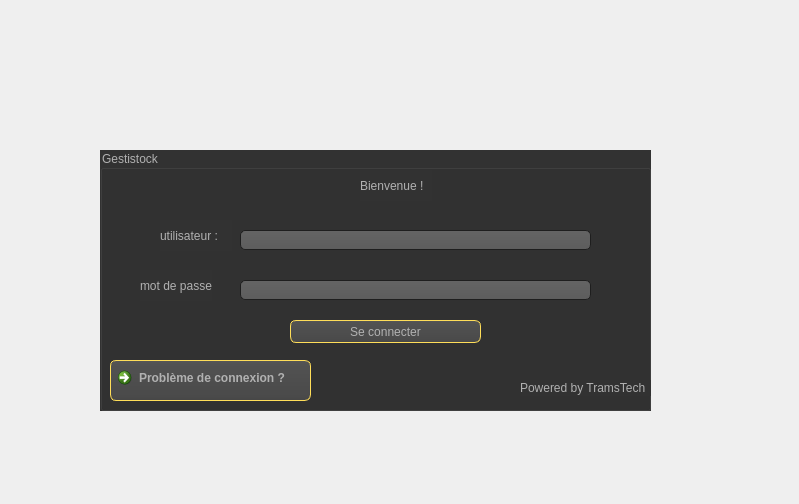
<?xml version="1.0" encoding="UTF-8"?>
<ui version="4.0">
 <class>menu</class>
 <widget class="QDialog" name="menu">
  <property name="geometry">
   <rect>
    <x>0</x>
    <y>0</y>
    <width>799</width>
    <height>504</height>
   </rect>
  </property>
  <property name="windowTitle">
   <string>Fenêtre de connexion</string>
  </property>
  <property name="windowIcon">
   <iconset resource="resources.qrc">
    <normaloff>:/new/prefix1/charte_graphique/icon.gif</normaloff>:/new/prefix1/charte_graphique/icon.gif</iconset>
  </property>
  <widget class="QGroupBox" name="groupBox">
   <property name="geometry">
    <rect>
     <x>100</x>
     <y>150</y>
     <width>551</width>
     <height>261</height>
    </rect>
   </property>
   <property name="styleSheet">
    <string notr="true">QToolTip
{
     border: 1px solid black;
     background-color: #ffa02f;
     padding: 1px;
     border-radius: 3px;
     opacity: 100;
}

QWidget
{
    color: #b1b1b1;
    background-color: #323232;
}

QWidget:item:hover
{
    background-color: QLinearGradient( x1: 0, y1: 0, x2: 0, y2: 1, stop: 0 #ffa02f, stop: 1 #ca0619);
    color: #ffde59;
}

QWidget:item:selected
{
    background-color: QLinearGradient( x1: 0, y1: 0, x2: 0, y2: 1, stop: 0 #ffde59, stop: 1 #ffde59);
}

QMenuBar::item
{
    background: transparent;
}

QMenuBar::item:selected
{
    background: transparent;
    border: 1px solid #ffaa00;
}

QMenuBar::item:pressed
{
    background: #ffde59;
    border: 1px solid #000;
    background-color: QLinearGradient(
        x1:0, y1:0,
        x2:0, y2:1,
        stop:1 #212121,
        stop:0.4 #343434/*,
        stop:0.2 #343434,
        stop:0.1 #ffaa00*/
    );
    margin-bottom:-1px;
    padding-bottom:1px;
}

QMenu
{
    border: 1px solid #000;
}

QMenu::item
{
    padding: 2px 20px 2px 20px;
}

QMenu::item:selected
{
    color: #000000;
}

QWidget:disabled
{
    color: #404040;
    background-color: #323232;
}

QAbstractItemView
{
    background-color: QLinearGradient( x1: 0, y1: 0, x2: 0, y2: 1, stop: 0 #4d4d4d, stop: 0.1 #646464, stop: 1 #5d5d5d);
}

QWidget:focus
{
    /*border: 2px solid QLinearGradient( x1: 0, y1: 0, x2: 0, y2: 1, stop: 0 #ffa02f, stop: 1 #d7801a);*/
}

QLineEdit
{
    background-color: QLinearGradient( x1: 0, y1: 0, x2: 0, y2: 1, stop: 0 #4d4d4d, stop: 0 #646464, stop: 1 #5d5d5d);
    padding: 1px;
    border-style: solid;
    border: 1px solid #1e1e1e;
    border-radius: 5;
}

QPushButton
{
    color: #b1b1b1;
    background-color: QLinearGradient( x1: 0, y1: 0, x2: 0, y2: 1, stop: 0 #565656, stop: 0.1 #525252, stop: 0.5 #4e4e4e, stop: 0.9 #4a4a4a, stop: 1 #464646);
    border-width: 1px;
    border-color: #ffde59;
    border-style: solid;
    border-radius: 6;
    padding: 3px;
    font-size: 12px;
    padding-left: 5px;
    padding-right: 5px;
}

QPushButton:pressed
{
    background-color: QLinearGradient( x1: 0, y1: 0, x2: 0, y2: 1, stop: 0 #2d2d2d, stop: 0.1 #2b2b2b, stop: 0.5 #292929, stop: 0.9 #282828, stop: 1 #252525);
}

QComboBox
{
    selection-background-color: #ffaa00;
    background-color: QLinearGradient( x1: 0, y1: 0, x2: 0, y2: 1, stop: 0 #565656, stop: 0.1 #525252, stop: 0.5 #4e4e4e, stop: 0.9 #4a4a4a, stop: 1 #464646);
    border-style: solid;
    border: 1px solid #1e1e1e;
    border-radius: 5;
}

QComboBox:hover,QPushButton:hover
{
    border: 2px solid QLinearGradient( x1: 0, y1: 0, x2: 0, y2: 1, stop: 0 #ffa02f, stop: 1 #d7801a);
}


QComboBox:on
{
    padding-top: 3px;
    padding-left: 4px;
    background-color: QLinearGradient( x1: 0, y1: 0, x2: 0, y2: 1, stop: 0 #2d2d2d, stop: 0.1 #2b2b2b, stop: 0.5 #292929, stop: 0.9 #282828, stop: 1 #252525);
    selection-background-color: #ffaa00;
}

QComboBox QAbstractItemView
{
    border: 2px solid darkgray;
    selection-background-color: QLinearGradient( x1: 0, y1: 0, x2: 0, y2: 1, stop: 0 #ffa02f, stop: 1 #d7801a);
}

QComboBox::drop-down
{
     subcontrol-origin: padding;
     subcontrol-position: top right;
     width: 15px;

     border-left-width: 0px;
     border-left-color: darkgray;
     border-left-style: solid; /* just a single line */
     border-top-right-radius: 3px; /* same radius as the QComboBox */
     border-bottom-right-radius: 3px;
 }

QComboBox::down-arrow
{
     image: url(:/down_arrow.png);
}

QGroupBox:focus
{
border: 2px solid QLinearGradient( x1: 0, y1: 0, x2: 0, y2: 1, stop: 0 #ffa02f, stop: 1 #d7801a);
}

QTextEdit:focus
{
    border: 2px solid QLinearGradient( x1: 0, y1: 0, x2: 0, y2: 1, stop: 0 #ffa02f, stop: 1 #d7801a);
}

QScrollBar:horizontal {
     border: 1px solid #222222;
     background: QLinearGradient( x1: 0, y1: 0, x2: 0, y2: 1, stop: 0.0 #ffde59, stop: 0.2 #ffde59, stop: 1 #ffde59);
     height: 7px;
     margin: 0px 16px 0 16px;
}

QScrollBar::handle:horizontal
{
      background: QLinearGradient( x1: 0, y1: 0, x2: 1, y2: 0, stop: 0 #ffde59, stop: 0.5 #ffde59, stop: 1 #ffde59);
      min-height: 20px;
      border-radius: 2px;
}

QScrollBar::add-line:horizontal {
      border: 1px solid #1b1b19;
      border-radius: 2px;
      background: QLinearGradient( x1: 0, y1: 0, x2: 1, y2: 0, stop: 0 #ffde59, stop: 1 #ffde59);
      width: 14px;
      subcontrol-position: right;
      subcontrol-origin: margin;
}

QScrollBar::sub-line:horizontal {
      border: 1px solid #1b1b19;
      border-radius: 2px;
      background: QLinearGradient( x1: 0, y1: 0, x2: 1, y2: 0, stop: 0 #ffa02f, stop: 1 #d7801a);
      width: 14px;
     subcontrol-position: left;
     subcontrol-origin: margin;
}

QScrollBar::right-arrow:horizontal, QScrollBar::left-arrow:horizontal
{
      border: 1px solid black;
      width: 1px;
      height: 1px;
      background: white;
}

QScrollBar::add-page:horizontal, QScrollBar::sub-page:horizontal
{
      background: none;
}

QScrollBar:vertical
{
      background: QLinearGradient( x1: 0, y1: 0, x2: 1, y2: 0, stop: 0.0 #ffde59, stop: 0.2 #282828, stop: 1 #484848);
      width: 7px;
      margin: 16px 0 16px 0;
      border: 1px solid #222222;
}

QScrollBar::handle:vertical
{
      background: QLinearGradient( x1: 0, y1: 0, x2: 0, y2: 1, stop: 0 #ffde59, stop: 0.5 #d7801a, stop: 1 #ffde59);
      min-height: 20px;
      border-radius: 2px;
}

QScrollBar::add-line:vertical
{
      border: 1px solid #1b1b19;
      border-radius: 2px;
      background: QLinearGradient( x1: 0, y1: 0, x2: 0, y2: 1, stop: 0 #ffde59, stop: 1 #ffde59);
      height: 14px;
      subcontrol-position: bottom;
      subcontrol-origin: margin;
}

QScrollBar::sub-line:vertical
{
      border: 1px solid #1b1b19;
      border-radius: 2px;
      background: QLinearGradient( x1: 0, y1: 0, x2: 0, y2: 1, stop: 0 #ffde59, stop: 1 #ffde59);
      height: 14px;
      subcontrol-position: top;
      subcontrol-origin: margin;
}

QScrollBar::up-arrow:vertical, QScrollBar::down-arrow:vertical
{
      border: 1px solid black;
      width: 1px;
      height: 1px;
      background: white;
}


QScrollBar::add-page:vertical, QScrollBar::sub-page:vertical
{
      background: none;
}

QTextEdit
{
    background-color: #242424;
}

QPlainTextEdit
{
    background-color: #242424;
}

QHeaderView::section
{
    background-color: QLinearGradient(x1:0, y1:0, x2:0, y2:1, stop:0 #616161, stop: 0.5 #505050, stop: 0.6 #434343, stop:1 #656565);
    color: white;
    padding-left: 4px;
    border: 1px solid #6c6c6c;
}

QCheckBox:disabled
{
color: #414141;
}

QDockWidget::title
{
    text-align: center;
    spacing: 3px; /* spacing between items in the tool bar */
    background-color: QLinearGradient(x1:0, y1:0, x2:0, y2:1, stop:0 #323232, stop: 0.5 #242424, stop:1 #323232);
}

QDockWidget::close-button, QDockWidget::float-button
{
    text-align: center;
    spacing: 1px; /* spacing between items in the tool bar */
    background-color: QLinearGradient(x1:0, y1:0, x2:0, y2:1, stop:0 #323232, stop: 0.5 #242424, stop:1 #323232);
}

QDockWidget::close-button:hover, QDockWidget::float-button:hover
{
    background: #242424;
}

QDockWidget::close-button:pressed, QDockWidget::float-button:pressed
{
    padding: 1px -1px -1px 1px;
}

QMainWindow::separator
{
    background-color: QLinearGradient(x1:0, y1:0, x2:0, y2:1, stop:0 #161616, stop: 0.5 #151515, stop: 0.6 #212121, stop:1 #343434);
    color: white;
    padding-left: 4px;
    border: 1px solid #4c4c4c;
    spacing: 3px; /* spacing between items in the tool bar */
}

QMainWindow::separator:hover
{

    background-color: QLinearGradient(x1:0, y1:0, x2:0, y2:1, stop:0 #d7801a, stop:0.5 #b56c17 stop:1 #ffa02f);
    color: white;
    padding-left: 4px;
    border: 1px solid #6c6c6c;
    spacing: 3px; /* spacing between items in the tool bar */
}

QToolBar::handle
{
     spacing: 3px; /* spacing between items in the tool bar */
     background: url(:/images/handle.png);
}

QMenu::separator
{
    height: 2px;
    background-color: QLinearGradient(x1:0, y1:0, x2:0, y2:1, stop:0 #161616, stop: 0.5 #151515, stop: 0.6 #212121, stop:1 #343434);
    color: white;
    padding-left: 4px;
    margin-left: 10px;
    margin-right: 5px;
}

QProgressBar
{
    border: 2px solid grey;
    border-radius: 5px;
    text-align: center;
}

QProgressBar::chunk
{
    background-color: #ffde59;
    width: 2.15px;
    margin: 0.5px;
}

QTabBar::tab {
    color: #ffde59;
    border: 1px solid #444;
    border-bottom-style: none;
    background-color: #323232;
    padding-left: 10px;
    padding-right: 10px;
    padding-top: 3px;
    padding-bottom: 2px;
    margin-right: -1px;
}

QTabWidget::pane {
    border: 1px solid #444;
    top: 1px;
}

QTabBar::tab:last
{
    margin-right: 0; /* the last selected tab has nothing to overlap with on the right */
    border-top-right-radius: 3px;
}

QTabBar::tab:first:!selected
{
 margin-left: 0px; /* the last selected tab has nothing to overlap with on the right */


    border-top-left-radius: 3px;
}

QTabBar::tab:!selected
{
    color: #b1b1b1;
    border-bottom-style: solid;
    margin-top: 3px;
    background-color: QLinearGradient(x1:0, y1:0, x2:0, y2:1, stop:1 #212121, stop:.4 #343434);
}

QTabBar::tab:selected
{
    border-top-left-radius: 3px;
    border-top-right-radius: 3px;
    margin-bottom: 0px;
}

QTabBar::tab:!selected:hover
{
    /*border-top: 2px solid #ffaa00;
    padding-bottom: 3px;*/
    border-top-left-radius: 3px;
    border-top-right-radius: 3px;
    background-color: QLinearGradient(x1:0, y1:0, x2:0, y2:1, stop:1 #212121, stop:0.4 #343434, stop:0.2 #343434, stop:0.1 #ffaa00);
}

QRadioButton::indicator:checked, QRadioButton::indicator:unchecked{
    color: #b1b1b1;
    background-color: #323232;
    border: 1px solid #b1b1b1;
    border-radius: 6px;
}

QRadioButton::indicator:checked
{
    background-color: qradialgradient(
        cx: 0.5, cy: 0.5,
        fx: 0.5, fy: 0.5,
        radius: 1.0,
        stop: 0.25 #ffaa00,
        stop: 0.3 #323232
    );
}

QCheckBox::indicator{
    color: #b1b1b1;
    background-color: #323232;
    border: 1px solid #b1b1b1;
    width: 9px;
    height: 9px;
}

QRadioButton::indicator
{
    border-radius: 6px;
}

QRadioButton::indicator:hover, QCheckBox::indicator:hover
{
    border: 1px solid #ffaa00;
}

QCheckBox::indicator:checked
{
    image:url(:/images/checkbox.png);
}

QCheckBox::indicator:disabled, QRadioButton::indicator:disabled
{
    border: 1px solid #444;
}</string>
   </property>
   <property name="title">
    <string>Gestistock</string>
   </property>
   <widget class="QLabel" name="label_2">
    <property name="geometry">
     <rect>
      <x>260</x>
      <y>20</y>
      <width>72</width>
      <height>31</height>
     </rect>
    </property>
    <property name="sizePolicy">
     <sizepolicy hsizetype="Preferred" vsizetype="Preferred">
      <horstretch>0</horstretch>
      <verstretch>0</verstretch>
     </sizepolicy>
    </property>
    <property name="sizeIncrement">
     <size>
      <width>0</width>
      <height>0</height>
     </size>
    </property>
    <property name="baseSize">
     <size>
      <width>0</width>
      <height>0</height>
     </size>
    </property>
    <property name="mouseTracking">
     <bool>false</bool>
    </property>
    <property name="tabletTracking">
     <bool>false</bool>
    </property>
    <property name="text">
     <string>Bienvenue !</string>
    </property>
    <property name="wordWrap">
     <bool>false</bool>
    </property>
    <property name="openExternalLinks">
     <bool>false</bool>
    </property>
   </widget>
   <widget class="QLineEdit" name="welcome_id">
    <property name="geometry">
     <rect>
      <x>140</x>
      <y>80</y>
      <width>351</width>
      <height>20</height>
     </rect>
    </property>
   </widget>
   <widget class="QLabel" name="label_3">
    <property name="geometry">
     <rect>
      <x>60</x>
      <y>70</y>
      <width>72</width>
      <height>31</height>
     </rect>
    </property>
    <property name="sizePolicy">
     <sizepolicy hsizetype="Preferred" vsizetype="Preferred">
      <horstretch>0</horstretch>
      <verstretch>0</verstretch>
     </sizepolicy>
    </property>
    <property name="sizeIncrement">
     <size>
      <width>0</width>
      <height>0</height>
     </size>
    </property>
    <property name="baseSize">
     <size>
      <width>0</width>
      <height>0</height>
     </size>
    </property>
    <property name="mouseTracking">
     <bool>false</bool>
    </property>
    <property name="tabletTracking">
     <bool>false</bool>
    </property>
    <property name="text">
     <string>utilisateur :</string>
    </property>
    <property name="wordWrap">
     <bool>false</bool>
    </property>
    <property name="openExternalLinks">
     <bool>false</bool>
    </property>
   </widget>
   <widget class="QLabel" name="label_4">
    <property name="geometry">
     <rect>
      <x>40</x>
      <y>120</y>
      <width>72</width>
      <height>31</height>
     </rect>
    </property>
    <property name="sizePolicy">
     <sizepolicy hsizetype="Preferred" vsizetype="Preferred">
      <horstretch>0</horstretch>
      <verstretch>0</verstretch>
     </sizepolicy>
    </property>
    <property name="sizeIncrement">
     <size>
      <width>0</width>
      <height>0</height>
     </size>
    </property>
    <property name="baseSize">
     <size>
      <width>0</width>
      <height>0</height>
     </size>
    </property>
    <property name="mouseTracking">
     <bool>false</bool>
    </property>
    <property name="tabletTracking">
     <bool>false</bool>
    </property>
    <property name="text">
     <string>mot de passe :</string>
    </property>
    <property name="wordWrap">
     <bool>false</bool>
    </property>
    <property name="openExternalLinks">
     <bool>false</bool>
    </property>
   </widget>
   <widget class="QLineEdit" name="welcome_mdp">
    <property name="geometry">
     <rect>
      <x>140</x>
      <y>130</y>
      <width>351</width>
      <height>20</height>
     </rect>
    </property>
    <property name="echoMode">
     <enum>QLineEdit::Password</enum>
    </property>
   </widget>
   <widget class="QPushButton" name="welcome_se_connecter">
    <property name="geometry">
     <rect>
      <x>190</x>
      <y>170</y>
      <width>191</width>
      <height>23</height>
     </rect>
    </property>
    <property name="text">
     <string>Se connecter</string>
    </property>
   </widget>
   <widget class="QLabel" name="label_5">
    <property name="geometry">
     <rect>
      <x>420</x>
      <y>230</y>
      <width>131</width>
      <height>16</height>
     </rect>
    </property>
    <property name="text">
     <string>Powered by TramsTech</string>
    </property>
   </widget>
   <widget class="QCommandLinkButton" name="Prob_connexion">
    <property name="geometry">
     <rect>
      <x>10</x>
      <y>210</y>
      <width>201</width>
      <height>41</height>
     </rect>
    </property>
    <property name="text">
     <string>Problème de connexion ?</string>
    </property>
   </widget>
  </widget>
  <widget class="QLabel" name="label">
   <property name="geometry">
    <rect>
     <x>120</x>
     <y>40</y>
     <width>481</width>
     <height>101</height>
    </rect>
   </property>
   <property name="text">
    <string/>
   </property>
   <property name="pixmap">
    <pixmap resource="resources.qrc">:/new/prefix1/charte_graphique/Blanc et Bleu Simple Ordinateur Logo (2).png</pixmap>
   </property>
  </widget>
  <widget class="QLabel" name="label_15">
   <property name="geometry">
    <rect>
     <x>0</x>
     <y>-20</y>
     <width>811</width>
     <height>641</height>
    </rect>
   </property>
   <property name="text">
    <string/>
   </property>
   <property name="pixmap">
    <pixmap resource="resources.qrc">:/new/prefix1/charte_graphique/istockphoto-1135609588-170667a-gigapixel22.png</pixmap>
   </property>
  </widget>
  <zorder>label_15</zorder>
  <zorder>groupBox</zorder>
  <zorder>label</zorder>
 </widget>
 <resources>
  <include location="resources.qrc"/>
 </resources>
 <connections/>
</ui>
